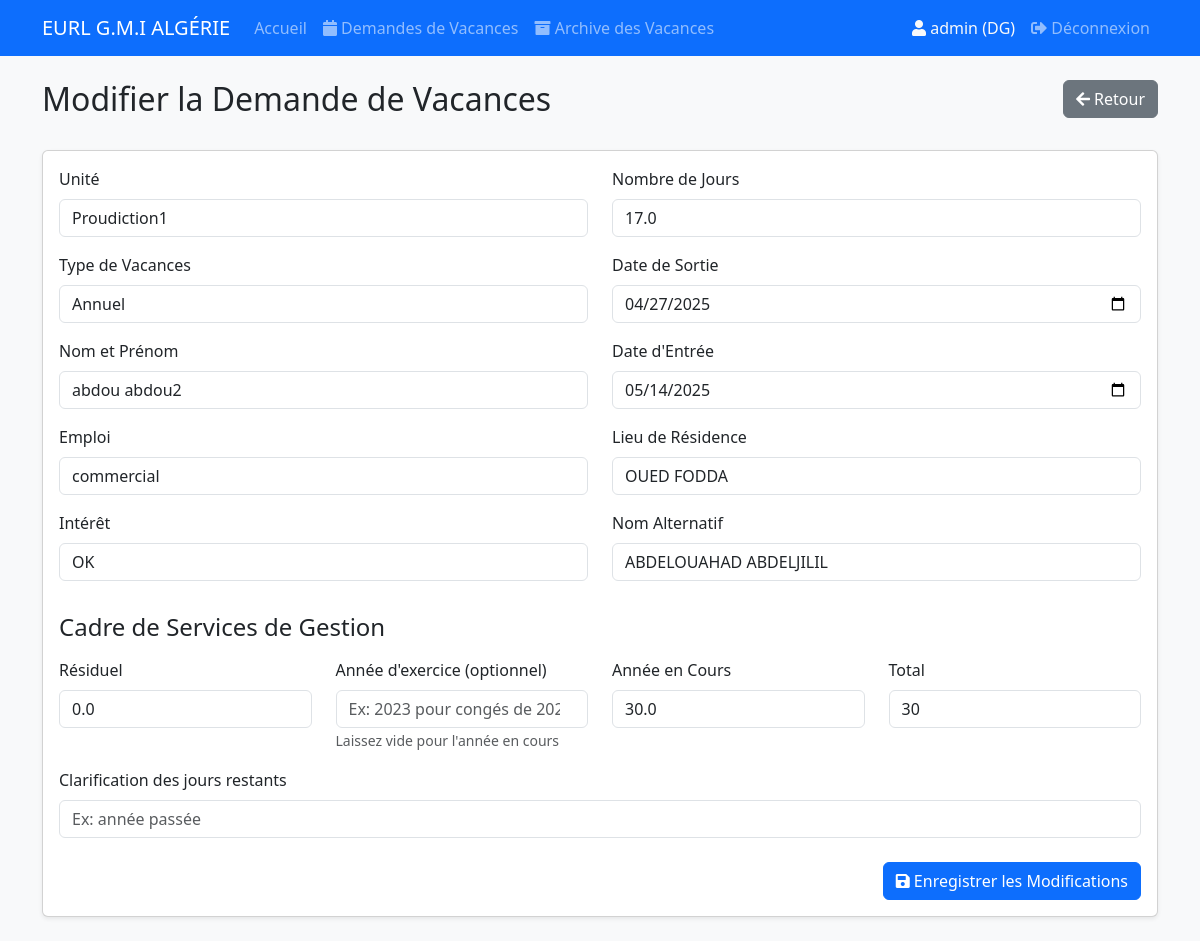
Page /vacances/2/modifier (signed in) on the committed database.
### app/models/user.py (models this page shows, shortened)
class User(UserMixin, db.Model):
    id = db.Column(db.Integer, primary_key=True)
    username = db.Column(db.String(80), unique=True, nullable=False)
    password_hash = db.Column(db.String(128))
    role = db.Column(db.String(20), nullable=False)  # 'HR' ou 'DG'

### app/models/vacances.py (models this page shows, shortened)
class DemandeVacances(db.Model):
    __tablename__ = 'demande_vacances'
    id = db.Column(db.Integer, primary_key=True)
    unite = db.Column(db.String(100), nullable=False)
    type_vacances = db.Column(db.String(50), nullable=False)  # Annuel ou compensatoire
    nom_prenom = db.Column(db.String(100), nullable=False)
    emploi = db.Column(db.String(100), nullable=False)
    interet = db.Column(db.String(200))
    nombre_jours = db.Column(db.Float, nullable=False)
    date_sortie = db.Column(db.Date, nullable=False)
    date_entree = db.Column(db.Date, nullable=False)
    lieu_residence = db.Column(db.String(200), nullable=False)
    signature_employe = db.Column(db.Boolean, default=False)
    nom_alternatif = db.Column(db.String(100))
    avis_interet_direct = db.Column(db.String(500))
    avis_directeur_general = db.Column(db.String(50))
    signature_dg = db.Column(db.Boolean, default=False)
    signature_data = db.Column(db.Text)  # To store the base64 signature image
    residuel = db.Column(db.Float, nullable=False, default=0)
    residuel_clarification = db.Column(db.String(200))
    annee_en_cours = db.Column(db.Float, nullable=False, default=0)
    annee_exercice = db.Column(db.Integer)
    total = db.Column(db.Float, nullable=False, default=0)
    date_creation = db.Column(db.DateTime, nullable=False, default=datetime.utcnow)
    statut = db.Column(db.String(20), nullable=False, default='En attente')  # En attente, Approuvé, Refusé
    createur = db.Column(db.String(50), nullable=False)

### app/routes/vacances.py (the view, shortened to what this page needs)
@csrf.exempt
@bp.route('/vacances/<int:id>/modifier', methods=['GET', 'POST'])
@login_required
def modifier_demande(id):
    if current_user.role != 'DG':
        flash('Seul le directeur général peut modifier les demandes.', 'error')
        return redirect(url_for('vacances.voir_demande', id=id))
    demande = DemandeVacances.query.get_or_404(id)
    return render_template('vacances/modifier_demande.html', demande=demande)

### app/templates/vacances/modifier_demande.html (shortened to what this page needs)
{% extends "base.html" %} {% block content %}
<div class="row mb-4">
  <div class="col-md-8">
    <h2>Modifier la Demande de Vacances</h2>
  </div>
  <div class="col-md-4 text-end">
    <a
      href="{{ url_for('vacances.voir_demande', id=demande.id) }}"
      class="btn btn-secondary"
    >
      <i class="fas fa-arrow-left"></i> Retour
    </a>
  </div>
</div>
<div class="card">
  <div class="card-body">
    <form method="POST">
      <div class="row">
        <div class="col-md-6">
          <div class="mb-3">
            <label for="unite" class="form-label">Unité</label>
            <input
              type="text"
              class="form-control"
              id="unite"
              name="unite"
              value="{{ demande.unite }}"
              required
            />
          </div>
          <div class="mb-3">
            <label for="type_vacances" class="form-label">Type de Vacances</label>
            <select
              class="form-control"
              id="type_vacances"
              name="type_vacances"
              required
            >
              <option value="Annuel" {% if demande.type_vacances == 'Annuel' %}selected{% endif %}>Annuel</option>
            </select>
          </div>
          <div class="mb-3">
            <label for="nom_prenom" class="form-label">Nom et Prénom</label>
            <input
              type="text"
              class="form-control"
              id="nom_prenom"
              name="nom_prenom"
              value="{{ demande.nom_prenom }}"
              required
            />
          </div>
          <div class="mb-3">
            <label for="emploi" class="form-label">Emploi</label>
            <input
              type="text"
              class="form-control"
              id="emploi"
              name="emploi"
              value="{{ demande.emploi }}"
              required
            />
          </div>
          <div class="mb-3">
            <label for="interet" class="form-label">Intérêt</label>
            <input
              type="text"
              class="form-control"
              id="interet"
              name="interet"
              value="{{ demande.interet }}"
            />
          </div>
        </div>
        <div class="col-md-6">
          <div class="mb-3">
            <label for="nombre_jours" class="form-label">Nombre de Jours</label>
            <input
              type="number"
              class="form-control"
              id="nombre_jours"
              name="nombre_jours"
              value="{{ demande.nombre_jours }}"
              required
            />
          </div>
          <div class="mb-3">
            <label for="date_sortie" class="form-label">Date de Sortie</label>
            <input
              type="date"
              class="form-control"
              id="date_sortie"
              name="date_sortie"
              value="{{ demande.date_sortie.strftime('%Y-%m-%d') }}"
              required
            />
          </div>
          <div class="mb-3">
            <label for="date_entree" class="form-label">Date d'Entrée</label>
            <input
              type="date"
              class="form-control"
              id="date_entree"
              name="date_entree"
              value="{{ demande.date_entree.strftime('%Y-%m-%d') }}"
              required
            />
          </div>
          <div class="mb-3">
            <label for="lieu_residence" class="form-label"
              >Lieu de Résidence</label
            >
            <input
              type="text"
              class="form-control"
              id="lieu_residence"
              name="lieu_residence"
              value="{{ demande.lieu_residence }}"
              required
            />
          </div>
          <div class="mb-3">
            <label for="nom_alternatif" class="form-label"
              >Nom Alternatif</label
            >
            <input
              type="text"
              class="form-control"
              id="nom_alternatif"
              name="nom_alternatif"
              value="{{ demande.nom_alternatif }}"
            />
          </div>
        </div>
      </div>
      <div class="row mt-3">
        <div class="col-12">
          <h4 class="mb-3">Cadre de Services de Gestion</h4>
        </div>
        <div class="col-md-3">
          <div class="mb-3">
            <label for="residuel" class="form-label">Résiduel</label>
            <input
              type="number"
              class="form-control"
              id="residuel"
              name="residuel"
              value="{{ demande.residuel }}"
              min="0"
              required
            />
          </div>
        </div>
        <div class="col-md-3">
          <div class="mb-3">
            <label for="annee_exercice" class="form-label">Année d'exercice (optionnel)</label>
            <input
              type="number"
              class="form-control"
              id="annee_exercice"
              name="annee_exercice"
              value="{{ demande.annee_exercice }}"
              placeholder="Ex: 2023 pour congés de 2023"
            />
            <small class="form-text text-muted">Laissez vide pour l'année en cours</small>
          </div>
        </div>
        <div class="col-md-3">
          <div class="mb-3">
            <label for="annee_en_cours" class="form-label">Année en Cours</label>
            <input
              type="number"
              class="form-control"
              id="annee_en_cours"
              name="annee_en_cours"
              value="{{ demande.annee_en_cours }}"
              min="0"
              required
            />
          </div>
        </div>
        <div class="col-md-3">
          <div class="mb-3">
            <label for="total" class="form-label">Total</label>
            <input
              type="number"
              class="form-control"
              id="total"
              name="total"
              value="{{ demande.total }}"
              min="0"
              required
              readonly
            />
          </div>
        </div>
      </div>
      <div class="row mb-3">
        <div class="col-12">
          <label for="residuel_clarification" class="form-label">Clarification des jours restants</label>
          <input
            type="text"
            class="form-control"
            id="residuel_clarification"
            name="residuel_clarification"
            value="{{ demande.residuel_clarification }}"
            placeholder="Ex: année passée"
          />
        </div>
      </div>
      <div class="text-end mt-4">
        <button type="submit" class="btn btn-primary">
          <i class="fas fa-save"></i> Enregistrer les Modifications
        </button>
      </div>
    </form>
  </div>
</div>
{% endblock %}

### app/templates/base.html (shortened to what this page needs)
<!DOCTYPE html>
<html lang="fr">
  <head>
    <link
      href="https://cdn.jsdelivr.net/npm/bootstrap@5.3.0/dist/css/bootstrap.min.css"
      rel="stylesheet"
    />
    <link
      rel="stylesheet"
      href="{{ url_for('static', filename='css/style.css') }}"
    />
    <link
      href="https://cdnjs.cloudflare.com/ajax/libs/font-awesome/5.15.4/css/all.min.css"
      rel="stylesheet"
    />
  </head>
  <body>
    <nav class="navbar navbar-expand-lg navbar-dark bg-primary mb-4">
      <div class="container">
        <a class="navbar-brand" href="{{ url_for('main.index') }}"
          >EURL G.M.I ALGÉRIE</a
        >
        <div class="collapse navbar-collapse" id="navbarNav">
          <ul class="navbar-nav me-auto">
            <li class="nav-item">
              <a class="nav-link" href="{{ url_for('main.index') }}">Accueil</a>
            </li>
            {% if current_user.is_authenticated %}
            <li class="nav-item">
              <a
                class="nav-link"
                href="{{ url_for('vacances.liste_vacances') }}"
              >
                <i class="fas fa-calendar"></i> Demandes de Vacances
              </a>
            </li>
            <li class="nav-item">
              <a
                class="nav-link"
                href="{{ url_for('vacances.archive_vacances') }}"
              >
                <i class="fas fa-archive"></i> Archive des Vacances
              </a>
            </li>
             {% endif %}
          </ul>
          {% if current_user.is_authenticated %}
          <div class="navbar-nav ms-auto">
            <span class="nav-item nav-link text-light"
              ><i class="fas fa-user"></i> {{ current_user.username }} ({{
              current_user.role }})</span
            >
            <a class="nav-item nav-link" href="{{ url_for('auth.logout') }}"
              ><i class="fas fa-sign-out-alt"></i> Déconnexion</a
            >
          </div>
          {% endif %}
        </div>
      </div>
    </nav>
    <div class="container">
       {% block content %}{% endblock %}
    </div>
  </body>
</html>

### app/static/css/style.css (style rules this page uses)
body { background-color: #f8f9fa; }
.card { box-shadow: 0 0.125rem 0.25rem rgba(0, 0, 0, 0.075); margin-bottom: 1.5rem; }
.form-label { font-weight: 500; }

### rows in the picture
User: username "admin", role "DG"
DemandeVacances: unite "Proudiction1", type_vacances "Annuel", nom_prenom "abdou abdou2", emploi "commercial", interet "OK", nombre_jours "17.0", date_sortie "04/27/2025", date_entree "05/14/2025", lieu_residence "OUED FODDA", nom_alternatif "ABDELOUAHAD ABDELJILIL", residuel "0.0", annee_en_cours "30.0", total "30"
